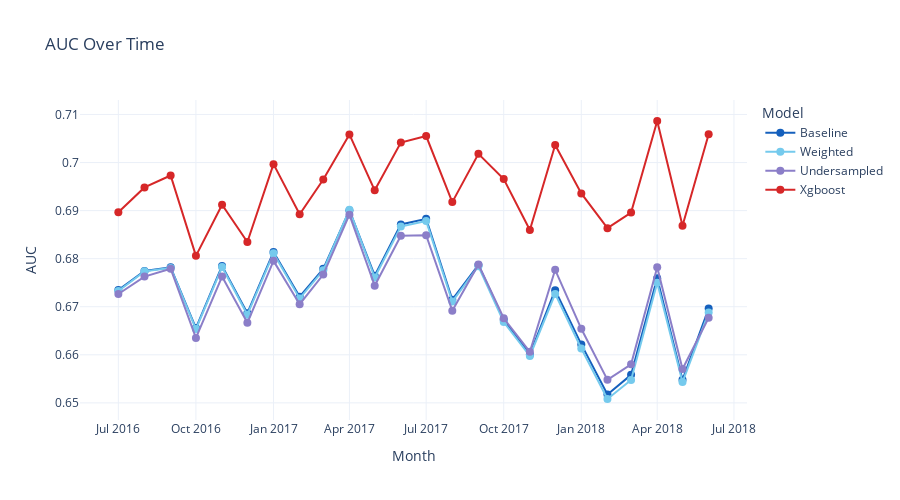
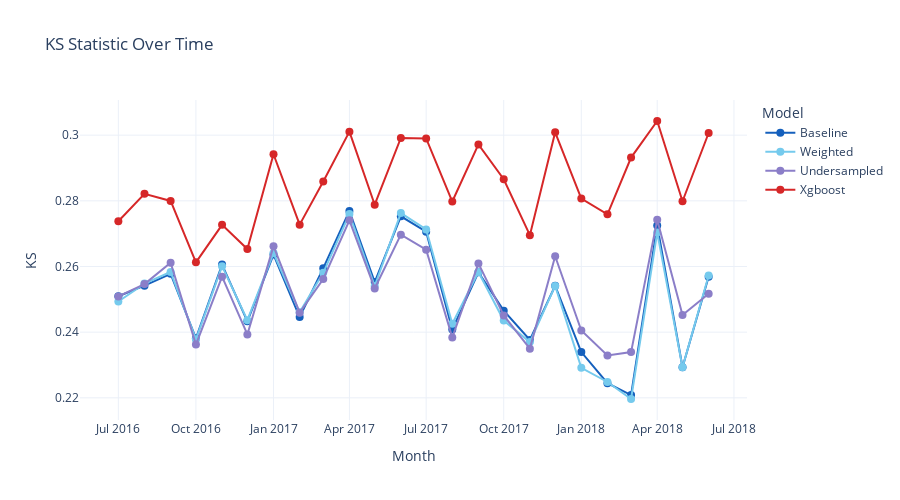

Here is the notebook cell these charts were saved with, in order:
### Code cell
score_cols = ['baseline_score', 'weighted_score', 'undersampled_score', 'xgboost_score']


results = mc.run_temporal_analysis(df_filter_target, score_cols, target_col='target', date_col='m_vintage')

results['auc_plot'].show()

results['ks_plot'].show()

### Figure 1 — Plotly figure (JSON) as saved in the notebook; plotly's stock layout.template omitted (floating-point values rounded to 4 significant figures)
{"data": [{"line": {"color": "#1560bd", "width": 2}, "marker": {"color": "#1560bd", "size": 8}, "mode": "lines+markers", "name": "Baseline", "type": "scatter", "x": ["2016-07", "2016-08", "2016-09", "2016-10", "2016-11", "2016-12", "2017-01", "2017-02", "2017-03", "2017-04", "2017-05", "2017-06", "2017-07", "2017-08", "2017-09", "2017-10", "2017-11", "2017-12", "2018-01", "2018-02", "2018-03", "2018-04", "2018-05", "2018-06"], "y": [0.6735, 0.6775, 0.6782, 0.6656, 0.6785, 0.6686, 0.6814, 0.6721, 0.6779, 0.69, 0.6765, 0.6871, 0.6883, 0.6715, 0.6787, 0.6673, 0.6601, 0.6734, 0.6622, 0.6518, 0.6558, 0.6759, 0.6548, 0.6696]}, {"line": {"color": "#75caed", "width": 2}, "marker": {"color": "#75caed", "size": 8}, "mode": "lines+markers", "name": "Weighted", "type": "scatter", "x": ["2016-07", "2016-08", "2016-09", "2016-10", "2016-11", "2016-12", "2017-01", "2017-02", "2017-03", "2017-04", "2017-05", "2017-06", "2017-07", "2017-08", "2017-09", "2017-10", "2017-11", "2017-12", "2018-01", "2018-02", "2018-03", "2018-04", "2018-05", "2018-06"], "y": [0.6733, 0.6774, 0.6781, 0.6654, 0.6783, 0.6683, 0.6811, 0.6717, 0.6776, 0.6902, 0.6761, 0.6867, 0.6878, 0.6711, 0.6784, 0.6668, 0.6597, 0.6727, 0.6613, 0.6508, 0.6548, 0.675, 0.6543, 0.6688]}, {"line": {"color": "#8B7EC8", "width": 2}, "marker": {"color": "#8B7EC8", "size": 8}, "mode": "lines+markers", "name": "Undersampled", "type": "scatter", "x": ["2016-07", "2016-08", "2016-09", "2016-10", "2016-11", "2016-12", "2017-01", "2017-02", "2017-03", "2017-04", "2017-05", "2017-06", "2017-07", "2017-08", "2017-09", "2017-10", "2017-11", "2017-12", "2018-01", "2018-02", "2018-03", "2018-04", "2018-05", "2018-06"], "y": [0.6727, 0.6763, 0.6779, 0.6635, 0.6763, 0.6667, 0.6795, 0.6705, 0.6767, 0.6891, 0.6744, 0.6848, 0.6849, 0.6692, 0.6788, 0.6676, 0.6606, 0.6777, 0.6654, 0.6548, 0.658, 0.6782, 0.6571, 0.6677]}, {"line": {"color": "#d62728", "width": 2}, "marker": {"color": "#d62728", "size": 8}, "mode": "lines+markers", "name": "Xgboost", "type": "scatter", "x": ["2016-07", "2016-08", "2016-09", "2016-10", "2016-11", "2016-12", "2017-01", "2017-02", "2017-03", "2017-04", "2017-05", "2017-06", "2017-07", "2017-08", "2017-09", "2017-10", "2017-11", "2017-12", "2018-01", "2018-02", "2018-03", "2018-04", "2018-05", "2018-06"], "y": [0.6897, 0.6948, 0.6973, 0.6806, 0.6912, 0.6835, 0.6997, 0.6892, 0.6965, 0.7058, 0.6942, 0.7041, 0.7055, 0.6918, 0.7018, 0.6966, 0.686, 0.7037, 0.6936, 0.6863, 0.6896, 0.7086, 0.6869, 0.7059]}], "layout": {"height": 500, "hovermode": "x unified", "legend": {"title": {"text": "Model"}}, "title": {"text": "AUC Over Time"}, "width": 900, "xaxis": {"title": {"text": "Month"}}, "yaxis": {"title": {"text": "AUC"}}}}

### Figure 2 — Plotly figure (JSON) as saved in the notebook; plotly's stock layout.template omitted (floating-point values rounded to 4 significant figures)
{"data": [{"line": {"color": "#1560bd", "width": 2}, "marker": {"color": "#1560bd", "size": 8}, "mode": "lines+markers", "name": "Baseline", "type": "scatter", "x": ["2016-07", "2016-08", "2016-09", "2016-10", "2016-11", "2016-12", "2017-01", "2017-02", "2017-03", "2017-04", "2017-05", "2017-06", "2017-07", "2017-08", "2017-09", "2017-10", "2017-11", "2017-12", "2018-01", "2018-02", "2018-03", "2018-04", "2018-05", "2018-06"], "y": [0.2509, 0.2542, 0.2578, 0.2381, 0.2606, 0.2433, 0.2636, 0.2446, 0.2595, 0.2769, 0.2553, 0.2753, 0.2706, 0.2408, 0.2582, 0.2466, 0.2376, 0.2541, 0.234, 0.2245, 0.2208, 0.2725, 0.2293, 0.2569]}, {"line": {"color": "#75caed", "width": 2}, "marker": {"color": "#75caed", "size": 8}, "mode": "lines+markers", "name": "Weighted", "type": "scatter", "x": ["2016-07", "2016-08", "2016-09", "2016-10", "2016-11", "2016-12", "2017-01", "2017-02", "2017-03", "2017-04", "2017-05", "2017-06", "2017-07", "2017-08", "2017-09", "2017-10", "2017-11", "2017-12", "2018-01", "2018-02", "2018-03", "2018-04", "2018-05", "2018-06"], "y": [0.2494, 0.2548, 0.2583, 0.2378, 0.2601, 0.2437, 0.2641, 0.246, 0.2581, 0.276, 0.2541, 0.2763, 0.2713, 0.2426, 0.2583, 0.2435, 0.237, 0.2541, 0.2291, 0.2248, 0.2196, 0.2703, 0.2293, 0.2573]}, {"line": {"color": "#8B7EC8", "width": 2}, "marker": {"color": "#8B7EC8", "size": 8}, "mode": "lines+markers", "name": "Undersampled", "type": "scatter", "x": ["2016-07", "2016-08", "2016-09", "2016-10", "2016-11", "2016-12", "2017-01", "2017-02", "2017-03", "2017-04", "2017-05", "2017-06", "2017-07", "2017-08", "2017-09", "2017-10", "2017-11", "2017-12", "2018-01", "2018-02", "2018-03", "2018-04", "2018-05", "2018-06"], "y": [0.2509, 0.2546, 0.2611, 0.2362, 0.2569, 0.2393, 0.2662, 0.2459, 0.2562, 0.2741, 0.2533, 0.2697, 0.2651, 0.2384, 0.2609, 0.2451, 0.235, 0.2631, 0.2405, 0.2329, 0.2339, 0.2742, 0.2452, 0.2517]}, {"line": {"color": "#d62728", "width": 2}, "marker": {"color": "#d62728", "size": 8}, "mode": "lines+markers", "name": "Xgboost", "type": "scatter", "x": ["2016-07", "2016-08", "2016-09", "2016-10", "2016-11", "2016-12", "2017-01", "2017-02", "2017-03", "2017-04", "2017-05", "2017-06", "2017-07", "2017-08", "2017-09", "2017-10", "2017-11", "2017-12", "2018-01", "2018-02", "2018-03", "2018-04", "2018-05", "2018-06"], "y": [0.2738, 0.2821, 0.28, 0.2613, 0.2727, 0.2653, 0.2942, 0.2728, 0.2859, 0.3011, 0.2788, 0.2991, 0.299, 0.2798, 0.2972, 0.2866, 0.2695, 0.3009, 0.2807, 0.2759, 0.2932, 0.3043, 0.2799, 0.3007]}], "layout": {"height": 500, "hovermode": "x unified", "legend": {"title": {"text": "Model"}}, "title": {"text": "KS Statistic Over Time"}, "width": 900, "xaxis": {"title": {"text": "Month"}}, "yaxis": {"title": {"text": "KS"}}}}
